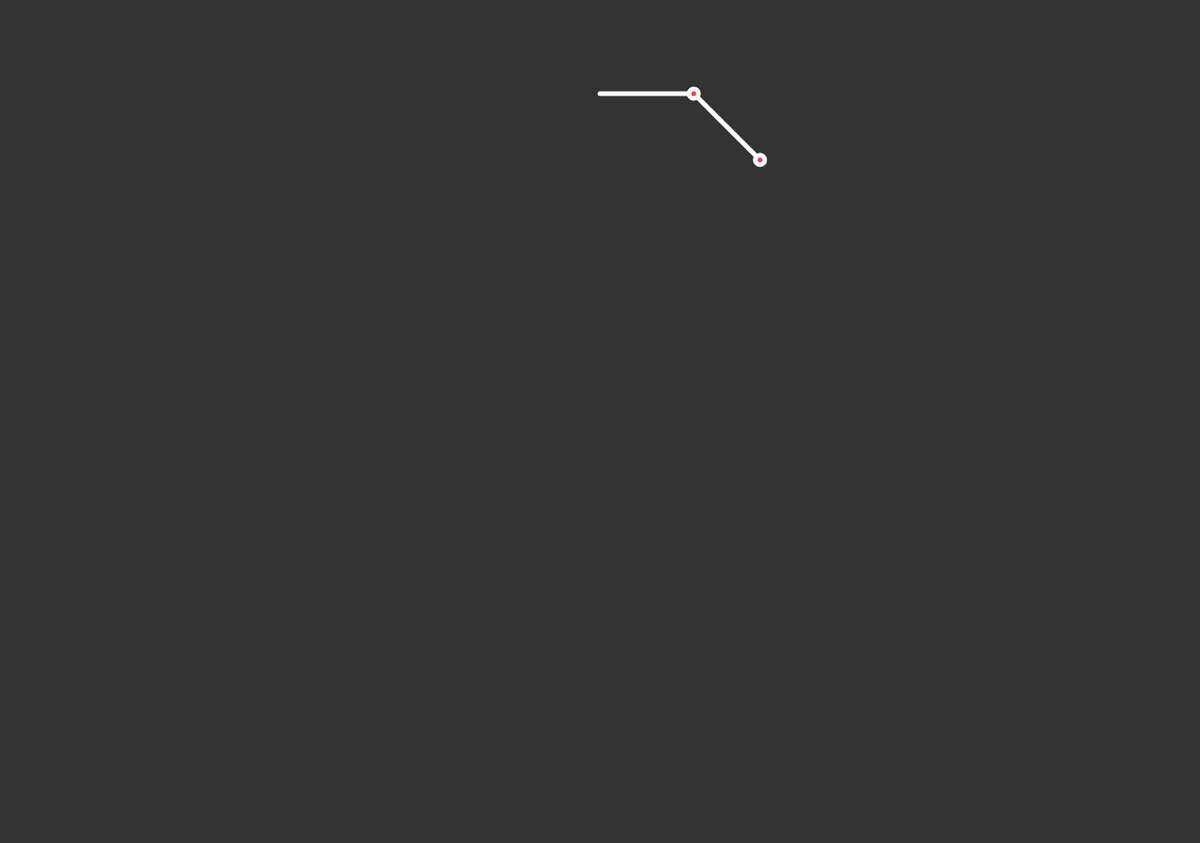
Frame 1 (no input)
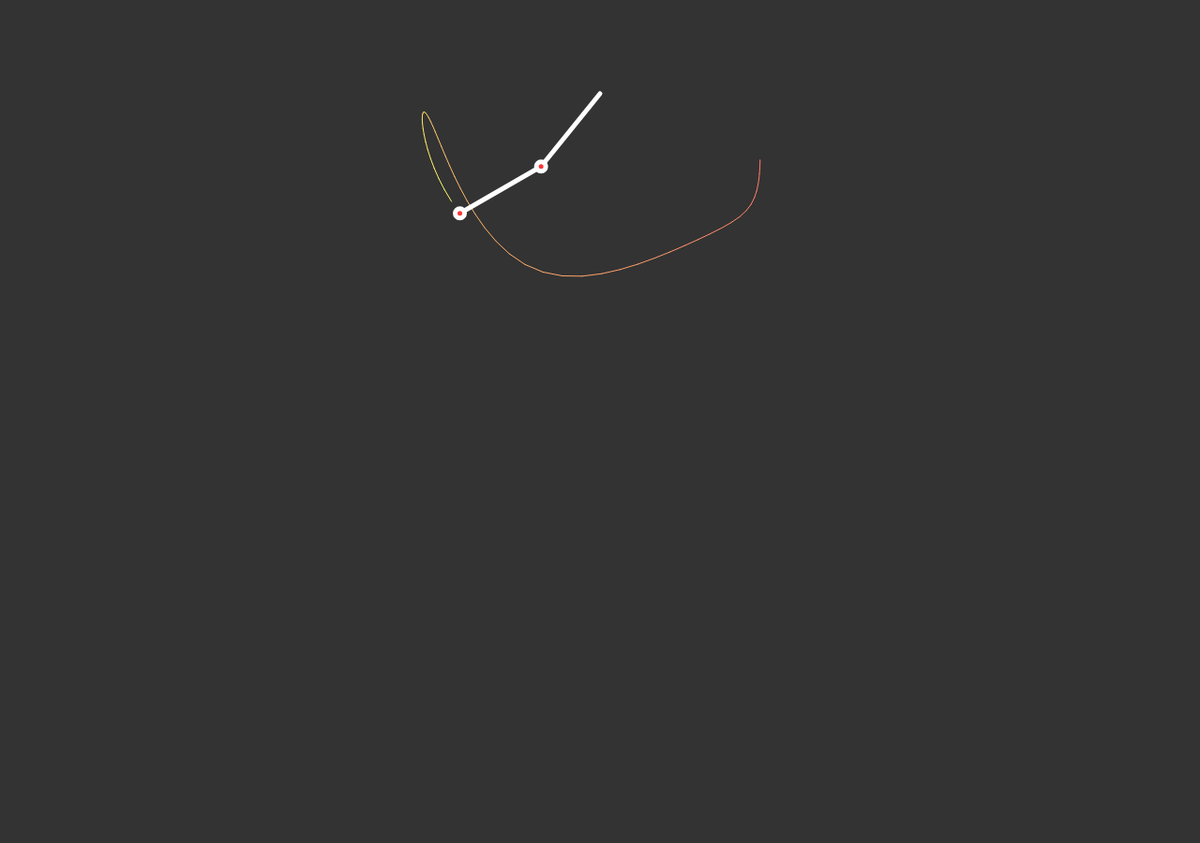
Frame 60 (no input)
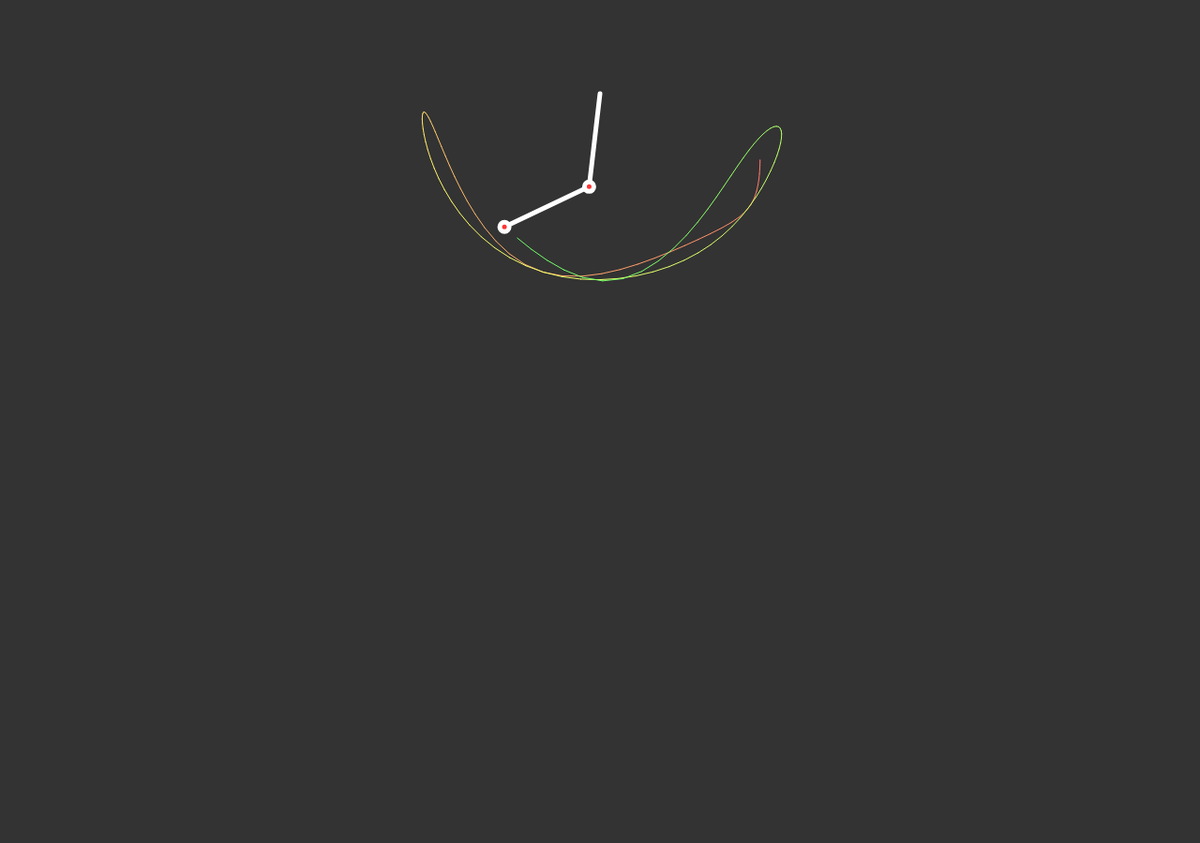
Frame 120 (the mouse pressed at the canvas centre since frame 60)

The p5.js sketch that drew these frames (run headless with seeded random() and noise() and a simulated clock; from frame 60 on, the mouse is pressed at the canvas centre):

// p5.js sketch
// ── sketch.js
var x1, y1, x2, y2;
var r1, r2;
var a1, a2;
var a1_v, a2_v;
var a1_a, a2_a;
var m1, m2;
var g = 1;

var px2, py2;

var buffer;
var hu = 0;

var btnReset;
var r1Div, r2Div, r1Slider, r2Slider;
var m1Div, m2Div, m1Slider, m2Slider;

function setup() {
  createCanvas(1280, 900);

  r1Div = createDiv("r1: 100")
  r1Slider = createSlider(1, 300, 100);
  r2Div = createDiv("r2: 100")
  r2Slider = createSlider(1, 300, 100);

  m1Div = createDiv("m1: 10")
  m1Slider = createSlider(1, 50, 10);
  m2Div = createDiv("m2: 10")
  m2Slider = createSlider(1, 50, 10);

  createP();
  btnReset = createButton("Reset");
  btnReset.mousePressed(reset);

  reset();
}

function reset() {
  r1 = r1Slider.value();
  r2 = r2Slider.value();
  a1 = PI / 2;
  a2 = PI / 4;
  m1 = 10;
  m2 = 25;
  a1_v = 0;
  a2_v = 0;
  a1_a = 0;
  a2_a = 0;

  px2 = undefined;
  py2 = undefined;

  buffer = createGraphics(width, height);
  buffer.background(51);
  buffer.translate(width / 2, 100);
  buffer.strokeWeight(1);
  buffer.colorMode(HSL, 360);
}


function draw() {
  r1Div.html("r1: " + r1Slider.value());
  r2Div.html("r2: " + r2Slider.value());
  r1 = r1Slider.value();
  r2 = r2Slider.value();

  m1Div.html("m1: " + m1Slider.value());
  m2Div.html("m2: " + m2Slider.value());
  m1 = m1Slider.value();
  m2 = m2Slider.value();

  var denom = 2 * m1 + m2 - m2 * cos(2 * a1 - 2 * a2);
  a1_a = (-g * (2 * m1 + m2) * sin(a1) - m2 * g * sin(a1 - 2 * a2) - 2 * sin(a1 - a2) * m2 * (a2_v * a2_v * r2 + a1_v * a1_v * r1 * cos(a1 - a2))) / (r1 * denom);
  a2_a = (2 * sin(a1 - a2) * (a1_v * a1_v * r1 * (m1 + m2) + g * (m1 + m2) * cos(a1) + a2_v * a2_v * r2 * m2 * cos(a1 - a2))) / (r2 * denom);

  image(buffer, 0, 0);
  translate(width / 2, 100);

  x1 = r1 * sin(a1);
  y1 = r1 * cos(a1);

  x2 = x1 + r2 * sin(a2);
  y2 = y1 + r2 * cos(a2);

  stroke(255);
  strokeWeight(5);
  line(0, 0, x1, y1);
  line(x1, y1, x2, y2);
  fill(255, 51, 51);
  ellipse(x1, y1, m1, m1);
  ellipse(x2, y2, m2, m2);

  a1_v += a1_a;
  a2_v += a2_a;
  a1 += a1_v;
  a2 += a2_v;

  a1_v *= 0.999;
  a2_v *= 0.999;

  if (px2 != undefined) {
    hu = (hu + 1) % 360;
    buffer.stroke(hu, 500, 255);
    buffer.line(px2, py2, x2, y2);
  }

  px2 = x2;
  py2 = y2;
}
